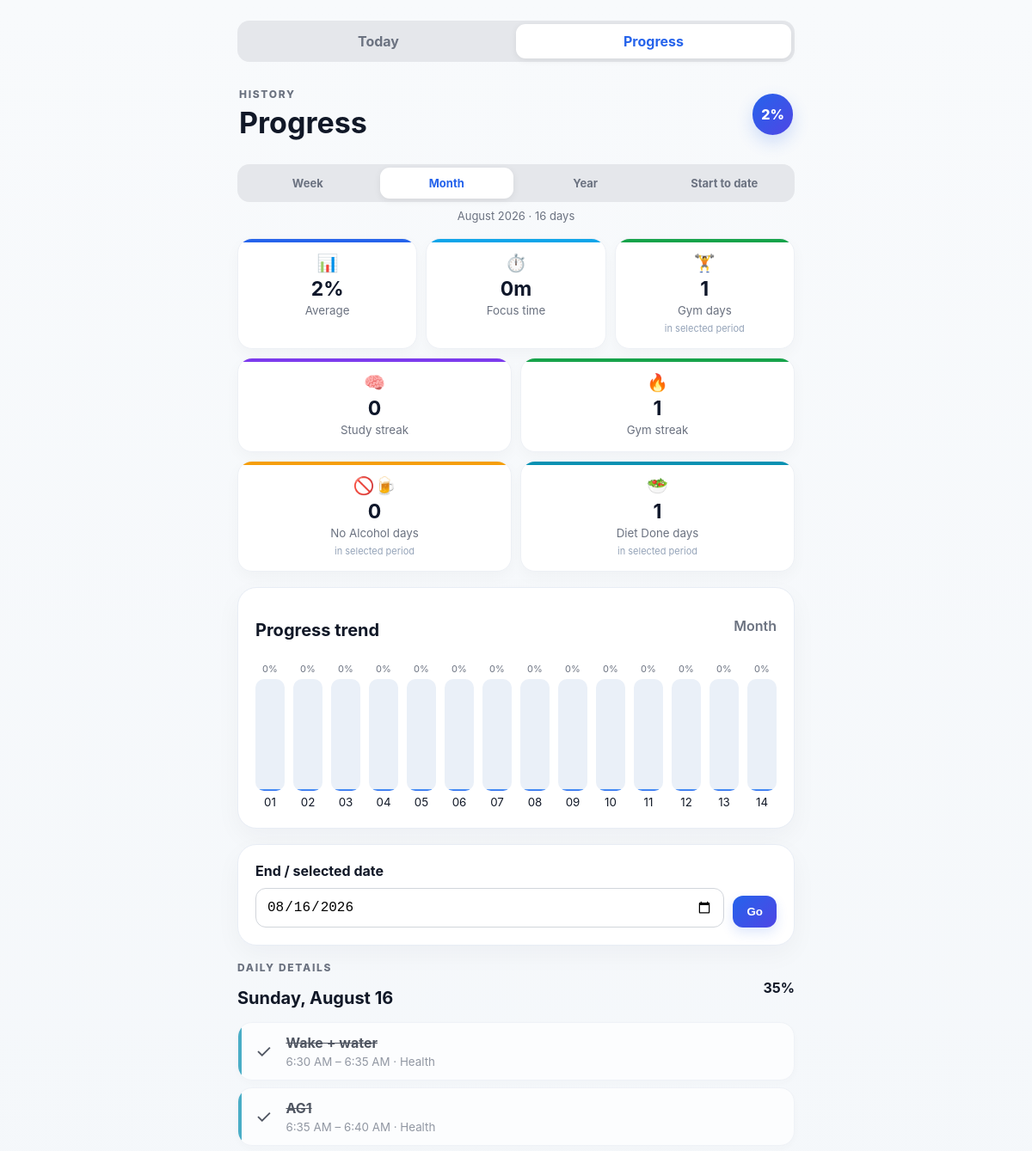
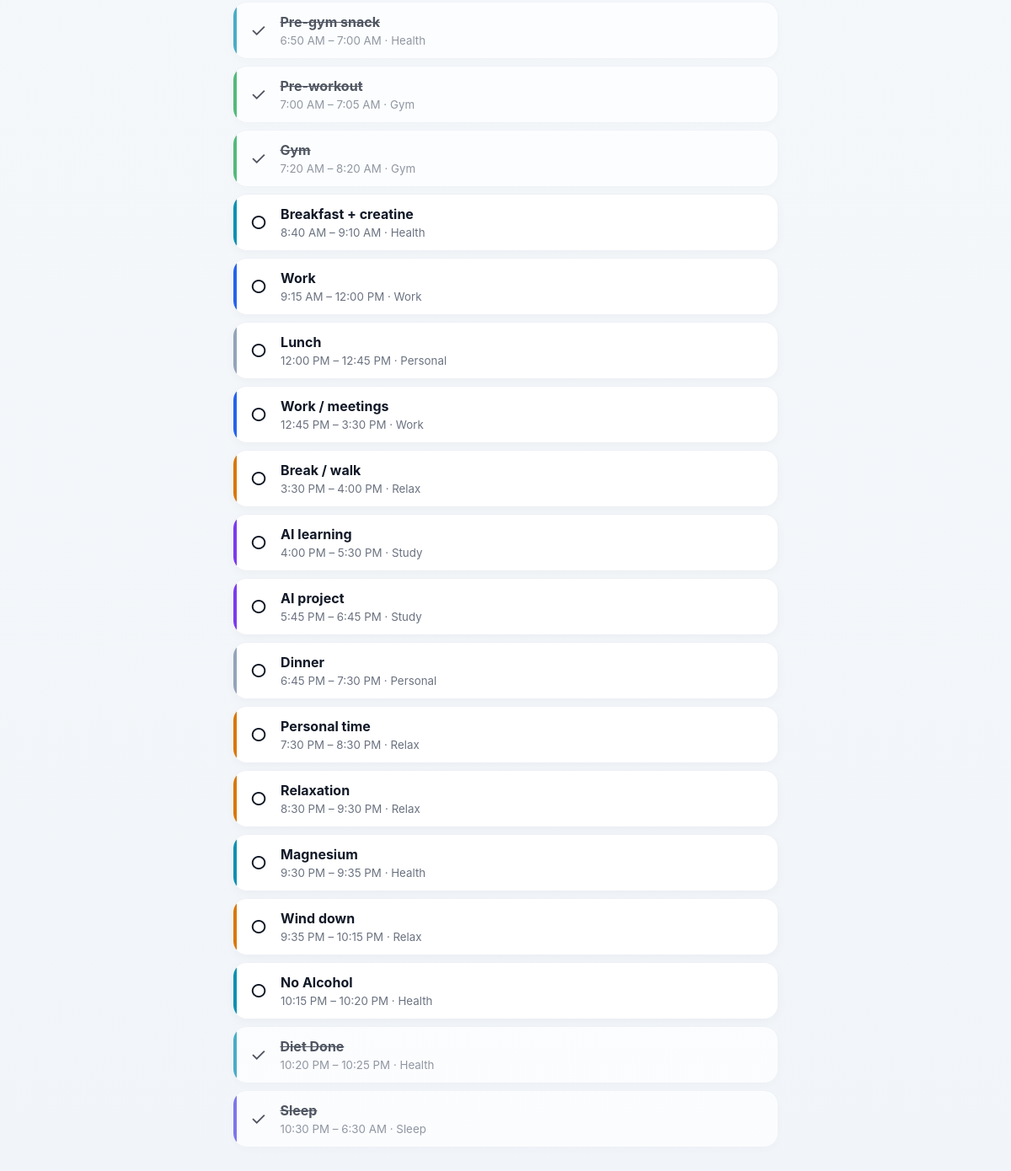
The app's page /history?range=month&day=2026-08-16 with its own data (2 pictures, top to bottom).
### app/models.py (models this page shows)
class Activity(Base):
    __tablename__='activities'; id=Column(Integer,primary_key=True); title=Column(String,nullable=False); start_time=Column(String,nullable=False); end_time=Column(String); category=Column(String,default='Personal'); recurring=Column(Boolean,default=True); reminder_enabled=Column(Boolean,default=False); reminder_offset=Column(Integer,default=0)

### app/main.py (the view)
@app.get('/history',response_class=HTMLResponse)
def history(request:Request,day:str|None=None,period:str='week',range_filter:str|None=Query(default=None, alias='range'),db:Session=Depends(get_db)):
 period = range_filter or period
 d=selected_date(day)
 today=date.today()
 if period=='month':
  start=d.replace(day=1); label=d.strftime('%B %Y')
 elif period=='year':
  start=date(d.year,1,1); label=str(d.year)
 elif period=='all':
  first_log=db.query(ActivityLog.log_date).order_by(ActivityLog.log_date.asc()).first()
  first_focus=db.query(FocusSession.session_date).order_by(FocusSession.session_date.asc()).first()
  candidates=[x[0] for x in (first_log,first_focus) if x and x[0]]
  start=min(candidates) if candidates else d
  label=f'{start.strftime("%b %d, %Y")} – {d.strftime("%b %d, %Y")}'
 else:
  period='week'; start=d-timedelta(days=6); label=f'Last 7 days ending {d.strftime("%b %d")}'
 if start>d:start=d
 acts,p=day_data(db,d)
 total_days=(d-start).days+1
 raw=[]
 for i in range(total_days):
  x=start+timedelta(days=i); _,pp=day_data(db,x); f=sum(s.minutes for s in db.query(FocusSession).filter(FocusSession.session_date==x).all()); raw.append({'date':x,'progress':pp,'focus':f})
 focus=sum(x['focus'] for x in raw)
 gymids=[a.id for a in db.query(Activity).filter(Activity.title=='Gym').all()]
 gym=db.query(ActivityLog).filter(ActivityLog.log_date>=start,ActivityLog.log_date<=d,ActivityLog.activity_id.in_(gymids),ActivityLog.completed==True).count() if gymids else 0
 no_alcohol_ids=[a.id for a in db.query(Activity).filter(Activity.title=='No Alcohol').all()]
 no_alcohol=db.query(ActivityLog).filter(ActivityLog.log_date>=start,ActivityLog.log_date<=d,ActivityLog.activity_id.in_(no_alcohol_ids),ActivityLog.completed==True).count() if no_alcohol_ids else 0
 diet_done_ids=[a.id for a in db.query(Activity).filter(Activity.title=='Diet Done').all()]
 diet_done=db.query(ActivityLog).filter(ActivityLog.log_date>=start,ActivityLog.log_date<=d,ActivityLog.activity_id.in_(diet_done_ids),ActivityLog.completed==True).count() if diet_done_ids else 0
 avg=round(sum(x['progress'] for x in raw)/len(raw)) if raw else 0
 if period in ('week','month'):
  chart=[{'label':x['date'].strftime('%a') if period=='week' else x['date'].strftime('%d'),'progress':x['progress'],'date':x['date']} for x in raw]
 else:
  buckets={}
  for x in raw:
   key=(x['date'].year,x['date'].month); buckets.setdefault(key,[]).append(x)
  chart=[]
  for (y,m),items in sorted(buckets.items()):
   chart.append({'label':date(y,m,1).strftime('%b') if period=='year' else date(y,m,1).strftime('%b %y'),'progress':round(sum(i['progress'] for i in items)/len(items)),'date':items[-1]['date']})
 return templates.TemplateResponse('history.html',{'request':request,'activities':acts,'progress':p,'day':d,'today':today,'days':chart,'focus_total':focus,'gym_total':gym,'no_alcohol_total':no_alcohol,'diet_done_total':diet_done,'avg':avg,'study_streak':streak(db,'Study'),'gym_streak':streak(db,'Gym'),'page':'history','range':period,'range_label':label,'range_days':total_days})

### app/templates/history.html (shortened to what this page needs)
<!doctype html><html><head><link rel="stylesheet" href="/static/style.css"></head><body><main>{% include '_nav.html' %}<header><div><p class="eyebrow">HISTORY</p><h1>Progress</h1></div><div class="ring">{{avg}}%</div></header>
<section class="range-tabs"><a class="{% if range=='week' %}active{% endif %}" href="/history?range=week&day={{day.isoformat()}}">Week</a><a class="{% if range=='month' %}active{% endif %}" href="/history?range=month&day={{day.isoformat()}}">Month</a><a class="{% if range=='year' %}active{% endif %}" href="/history?range=year&day={{day.isoformat()}}">Year</a><a class="{% if range=='all' %}active{% endif %}" href="/history?range=all&day={{day.isoformat()}}">Start to date</a></section>
<p class="range-label">{{range_label}} · {{range_days}} day{% if range_days != 1 %}s{% endif %}</p>
<section class="stats">
<div class="stat"><span class="stat-icon">📊</span><strong>{{avg}}%</strong><small>Average</small></div>
<div class="stat stat-focus"><span class="stat-icon">⏱️</span><strong>{{focus_total}}m</strong><small>Focus time</small></div>
<div class="stat stat-gym"><span class="stat-icon">🏋️</span><strong>{{gym_total}}</strong><small>Gym days</small><span class="stat-sub">in selected period</span></div>
</section>
<section class="stats two">
<div class="stat stat-study"><span class="stat-icon">🧠</span><strong>{{study_streak}}</strong><small>Study streak</small></div>
<div class="stat stat-gym"><span class="stat-icon">🔥</span><strong>{{gym_streak}}</strong><small>Gym streak</small></div>
</section>
<section class="stats two">
<div class="stat stat-noalcohol"><span class="stat-icon">🚫🍺</span><strong>{{no_alcohol_total}}</strong><small>No Alcohol days</small><span class="stat-sub">in selected period</span></div>
<div class="stat stat-diet"><span class="stat-icon">🥗</span><strong>{{diet_done_total}}</strong><small>Diet Done days</small><span class="stat-sub">in selected period</span></div>
</section>
<section class="card"><div class="section-title"><h2>Progress trend</h2><span>{{range|title}}</span></div><div class="chart {% if range in ['month','all'] %}chart-scroll{% endif %}">{% for d in days %}<a href="/history?day={{d.date.isoformat()}}&range={{range}}" class="bar-wrap"><div class="bar-value">{{d.progress}}%</div><div class="bar-track"><div class="bar" style="height:{{d.progress}}%"></div></div><small>{{d.label}}</small></a>{% endfor %}</div></section>
<section class="card"><form class="datepick" method="get" action="/history"><input type="hidden" name="range" value="{{range}}"><label for="day">End / selected date</label><input id="day" name="day" type="date" value="{{day.isoformat()}}"><button>Go</button></form></section>
<section><div class="section-title"><div><p class="eyebrow">DAILY DETAILS</p><h2>{{day.strftime('%A, %B %d')}}</h2></div><strong>{{progress}}%</strong></div>{% for a in activities %}<article data-category="{{a.category}}" class="activity {% if a.completed %}done{% endif %}"><span class="history-check">{% if a.completed %}✓{% else %}○{% endif %}</span><div class="activity-main"><strong>{{a.title}}</strong><small>{{a.start_time|time12}}{% if a.end_time %} – {{a.end_time|time12}}{% endif %} · {{a.category}}</small></div></article>{% endfor %}</section></main></body></html>

### records on screen
Activity: title "Wake + water", start_time "6:30 AM", end_time "6:35 AM", category "Health"
Activity: title "AG1", start_time "6:35 AM", end_time "6:40 AM", category "Health"
Activity: title "Pre-gym snack", start_time "6:50 AM", end_time "7:00 AM", category "Health"
Activity: title "Pre-workout", start_time "7:00 AM", end_time "7:05 AM", category "Gym"
Activity: title "Gym", start_time "7:20 AM", end_time "8:20 AM", category "Gym"
Activity: title "Breakfast + creatine", start_time "8:40 AM", end_time "9:10 AM", category "Health"
Activity: title "Work", start_time "9:15 AM", end_time "12:00 PM", category "Work"
Activity: title "Lunch", start_time "12:00 PM", end_time "12:45 PM", category "Personal"
Activity: title "Work / meetings", start_time "12:45 PM", end_time "3:30 PM", category "Work"
Activity: title "Break / walk", start_time "3:30 PM", end_time "4:00 PM", category "Relax"
Activity: title "AI learning", start_time "4:00 PM", end_time "5:30 PM", category "Study"
Activity: title "AI project", start_time "5:45 PM", end_time "6:45 PM", category "Study"
Activity: title "Dinner", start_time "6:45 PM", end_time "7:30 PM", category "Personal"
Activity: title "Personal time", start_time "7:30 PM", end_time "8:30 PM", category "Relax"
Activity: title "Relaxation", start_time "8:30 PM", end_time "9:30 PM", category "Relax"
Activity: title "Magnesium", start_time "9:30 PM", end_time "9:35 PM", category "Health"
Activity: title "Wind down", start_time "9:35 PM", end_time "10:15 PM", category "Relax"
Activity: title "No Alcohol", start_time "10:15 PM", end_time "10:20 PM", category "Health"
Activity: title "Diet Done", start_time "10:20 PM", end_time "10:25 PM", category "Health"
Activity: title "Sleep", start_time "10:30 PM", end_time "6:30 AM", category "Sleep"

### other values on screen
{{ avg }} "2"
{{ range_label }} "August 2026"
{{ range_days }} "16"
{{ focus_total }} "0"
{{ gym_total }} "1"
{{ study_streak }} "0"
{{ gym_streak }} "1"
{{ no_alcohol_total }} "0"
{{ diet_done_total }} "1"
{{ range|title }} "Month"
{{ d.progress }} "0" "0" "0" "0" "0" "0" "0" "0" "0" "0" "0" "0" "0" "0"
{{ d.label }} "01" "02" "03" "04" "05" "06" "07" "08" "09" "10" "11" "12" "13" "14"
{{ day.strftime('%A, %B %d') }} "Sunday, August 16"
{{ progress }} "35"
